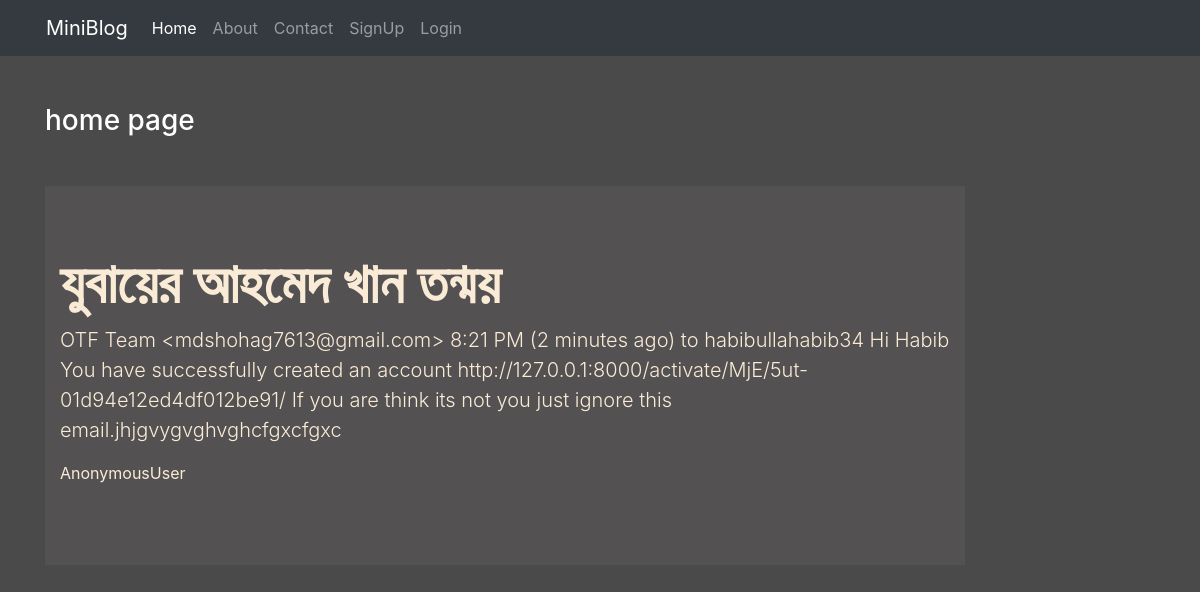
The page / on the database its author committed.
### blog/models.py (models this page shows)
class Post(models.Model):
    uname = models.CharField(max_length=130, default='admin')
    title = models.CharField(max_length=150)
    desc = models.TextField()

### blog/views.py (the view)
# urls.py: 2. Add a URL to urlpatterns:  path('', views.home, name='home')
def home(request):
    posts = Post.objects.filter(id= 12)
    return render(request, 'blog/home.html', {'posts': posts})

### blog/templates/blog/home.html
{% extends 'blog/base.html' %}
{% load static %}
{% block content %}
    <div class="col-sm-10">
        <h3 class="text-white my-5">home page </h3>
        {% for post in posts %}
        <div class="jumbotron jumbotron-fluid jumbo-color">
            <div class="container">
              <h1 class="display-4 font-weight-bold">{{post.title}}</h1>
              <p class="lead">{{post.desc}}</p>
              <p>{{request.user}}</p>
            </div>
        </div>
        {% endfor %}
    </div>
{% endblock content %}

### blog/templates/blog/base.html (shortened to what this page needs)
<!DOCTYPE html>
{% load static %}
<html lang="en">
<head>
    <link rel="stylesheet" href="{% static 'blog/css/bootstrap.css' %}">
    <link rel="stylesheet" href="{% static 'blog/css/style.css' %}">
</head>
<body>
    <div class="container-fluid bg-dark">
        {% include 'blog/navbar.html' %}
    </div>
    <div class="container">
        <div class="row">
            {% block content %}
            {% endblock content %}
        </div>
    </div>
</body>
</html>

### blog/templates/blog/navbar.html (shortened to what this page needs)
<nav class="navbar navbar-expand-sm navbar-dark bg-dark">
    <div class="container-fluid">
      <a class="navbar-brand" href="#">MiniBlog</a>
      <div class="collapse navbar-collapse" id="navbarNav">
        <ul class="navbar-nav">
          <li class="nav-item">
            <a class="nav-link active" aria-current="page" href="/">Home</a>
          </li>
          <li class="nav-item">
            <a class="nav-link" href="{% url 'about' %}">About</a>
          </li>
          <li class="nav-item">
            <a class="nav-link" href="{% url 'contact' %}">Contact</a>
          </li>
          {% if request.user.is_authenticated %}
          <li class="nav-item">
            <a class="nav-link" href="{% url 'dashboard' %}">Dashboard</a>
          </li>
          <li class="nav-item">
            <a class="nav-link" href="{% url 'logout' %}">Logout</a>
          </li>
          {% else %}
          <li class="nav-item">
            <a class="nav-link" href="{% url 'signup' %}">SignUp</a>
          </li>
          <li class="nav-item">
            <a class="nav-link" href="{% url 'login' %}">Login</a>
          </li>
          {% endif %}
        </ul>
      </div>
    </div>
  </nav>

### blog/static/blog/css/style.css (style rules this page uses)
body { background-color: rgb(75,74,74); color: antiquewhite; }
.jumbo-color { background-color: rgb(83, 81, 81); }

### rows shown on the page
Post: title "যুবায়ের আহমেদ খান তন্ময়", desc "OTF Team <mdshohag7613@gmail.com> 8:21 PM (2 minutes ago) to habibullahabib34 Hi Habib You have successfully created an account http://127.0.0.1:8000/activate/MjE/5ut-01d94e12ed4df012be91/ If you are think its not you just ignore this email.jhjgvygvghvghcfgxcfgxc", user "AnonymousUser"
